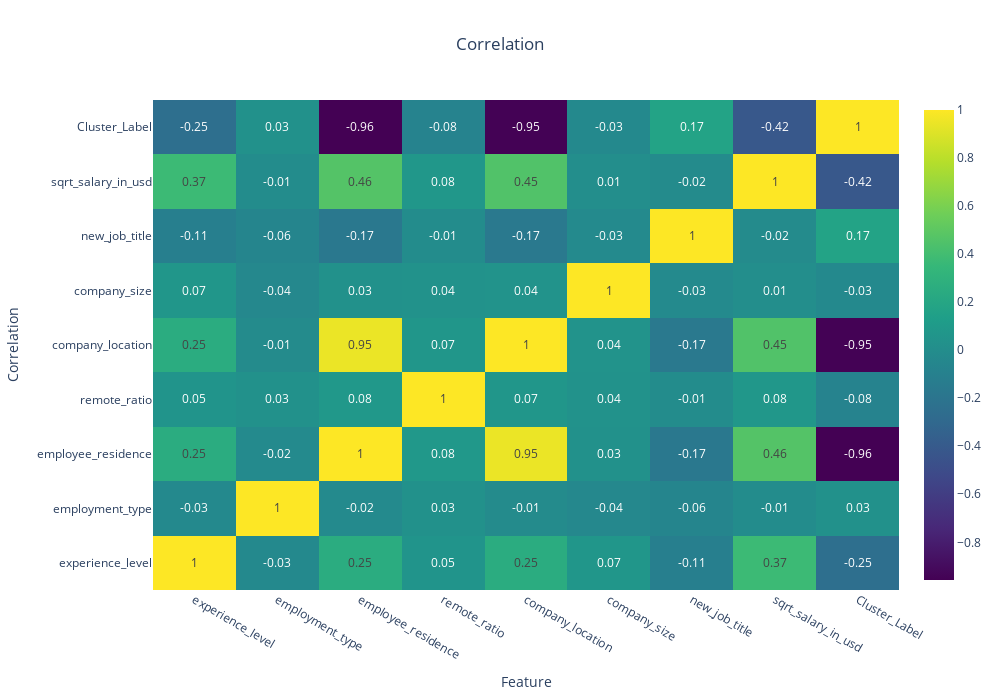

Notebook code for this chart:
### Code cell
plot_correlation(encoding_df)

### Figure 1 — Plotly figure (JSON) as saved in the notebook; plotly's stock layout.template omitted (floating-point values rounded to 4 significant figures)
{"data": [{"colorscale": [[0, "#440154"], [0.1111, "#482878"], [0.2222, "#3e4989"], [0.3333, "#31688e"], [0.4444, "#26828e"], [0.5556, "#1f9e89"], [0.6667, "#35b779"], [0.7778, "#6ece58"], [0.8889, "#b5de2b"], [1, "#fde725"]], "showscale": true, "text": [[1, -0.03, 0.25, 0.05, 0.25, 0.07, -0.11, 0.37, -0.25], [-0.03, 1, -0.02, 0.03, -0.01, -0.04, -0.06, -0.01, 0.03], [0.25, -0.02, 1, 0.08, 0.95, 0.03, -0.17, 0.46, -0.96], [0.05, 0.03, 0.08, 1, 0.07, 0.04, -0.01, 0.08, -0.08], [0.25, -0.01, 0.95, 0.07, 1, 0.04, -0.17, 0.45, -0.95], [0.07, -0.04, 0.03, 0.04, 0.04, 1, -0.03, 0.01, -0.03], [-0.11, -0.06, -0.17, -0.01, -0.17, -0.03, 1, -0.02, 0.17], [0.37, -0.01, 0.46, 0.08, 0.45, 0.01, -0.02, 1, -0.42], [-0.25, 0.03, -0.96, -0.08, -0.95, -0.03, 0.17, -0.42, 1]], "texttemplate": "%{text}", "type": "heatmap", "x": ["experience_level", "employment_type", "employee_residence", "remote_ratio", "company_location", "company_size", "new_job_title", "sqrt_salary_in_usd", "Cluster_Label"], "y": ["experience_level", "employment_type", "employee_residence", "remote_ratio", "company_location", "company_size", "new_job_title", "sqrt_salary_in_usd", "Cluster_Label"], "z": [[1, -0.03279, 0.2513, 0.05403, 0.2506, 0.06641, -0.1103, 0.3739, -0.2457], [-0.03279, 1, -0.02458, 0.02867, -0.01396, -0.041, -0.06065, -0.007536, 0.02614], [0.2513, -0.02458, 1, 0.08314, 0.9457, 0.03217, -0.1669, 0.4645, -0.9569], [0.05403, 0.02867, 0.08314, 1, 0.07157, 0.03693, -0.008222, 0.07597, -0.07937], [0.2506, -0.01396, 0.9457, 0.07157, 1, 0.0417, -0.1663, 0.4544, -0.9537], [0.06641, -0.041, 0.03217, 0.03693, 0.0417, 1, -0.02803, 0.008413, -0.0322], [-0.1103, -0.06065, -0.1669, -0.008222, -0.1663, -0.02803, 1, -0.0159, 0.1712], [0.3739, -0.007536, 0.4645, 0.07597, 0.4544, 0.008413, -0.0159, 1, -0.4168], [-0.2457, 0.02614, -0.9569, -0.07937, -0.9537, -0.0322, 0.1712, -0.4168, 1]]}], "layout": {"height": 700, "title": {"text": "Correlation", "x": 0.5}, "width": 1000, "xaxis": {"title": {"text": "Feature"}}, "yaxis": {"title": {"text": "Correlation"}}}}
